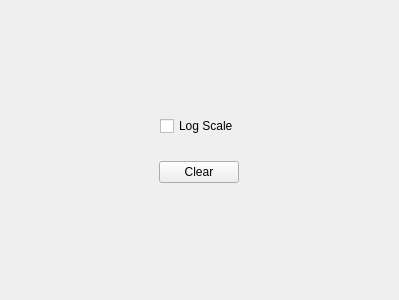
<?xml version="1.0" encoding="UTF-8"?>
<ui version="4.0">
 <class>Form</class>
 <widget class="QWidget" name="Form">
  <property name="geometry">
   <rect>
    <x>0</x>
    <y>0</y>
    <width>399</width>
    <height>300</height>
   </rect>
  </property>
  <property name="windowTitle">
   <string>Form</string>
  </property>
  <layout class="QHBoxLayout" name="horizontalLayout">
   <item>
    <widget class="QFrame" name="Full_Widg">
     <layout class="QVBoxLayout" name="verticalLayout">
      <property name="spacing">
       <number>25</number>
      </property>
      <property name="sizeConstraint">
       <enum>QLayout::SetDefaultConstraint</enum>
      </property>
      <item>
       <layout class="QVBoxLayout" name="Canvas"/>
      </item>
      <item>
       <layout class="QVBoxLayout" name="verticalLayout_2">
        <item alignment="Qt::AlignHCenter">
         <widget class="QCheckBox" name="LogCheck">
          <property name="text">
           <string>Log Scale</string>
          </property>
         </widget>
        </item>
        <item>
         <layout class="QHBoxLayout" name="Toggles">
          <item alignment="Qt::AlignHCenter">
           <widget class="QPushButton" name="Clear">
            <property name="text">
             <string>Clear</string>
            </property>
           </widget>
          </item>
         </layout>
        </item>
       </layout>
      </item>
     </layout>
    </widget>
   </item>
  </layout>
 </widget>
 <resources/>
 <connections/>
</ui>
